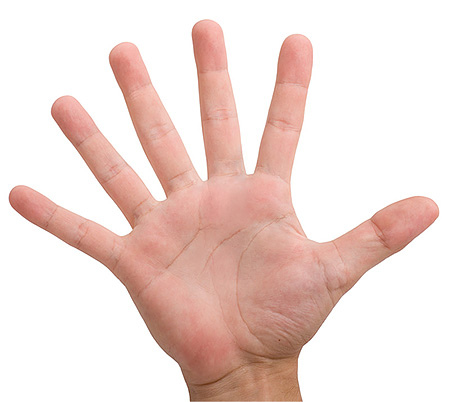
%> input picture 1.jpg, 450 x 402 px
$ octave --eval "result = skinDetect2func(imread('1.jpg'));"   (GNU Octave 9; MATLAB toolbox functions it lacks are replaced by stand-ins)
%> lines starting %> are read from the running program, lines starting %| are printed output that depends on the picture; in (x1, y1, x2, y2) boxes, pixels count from 0 and x2, y2 are one past the last pixel; in counts of white or black regions, pixels touching at a corner belong together; the program's own positions count from 1
%skin detect return pixels
function out=skinDetect2func(img)

imshow(img);
sz=size(img);
%> sz = [402 450 3]
r=1;g=2;b=3;y=1;u=2;v=3;
yuv=img;
%> yuv is the input picture: size 402x450x3 uint8; mean R, G, B 238.6, 218.1, 212.6
region=yuv;

for i=1:sz(1)
    for j=1:sz(2)
        yuv(i,j,y)=(img(i,j,r)+2*img(i,j,g)+img(i,j,b))/4;
        yuv(i,j,u)=img(i,j,r)-img(i,j,g);
        yuv(i,j,v)=img(i,j,b)-img(i,j,g);
    end
end
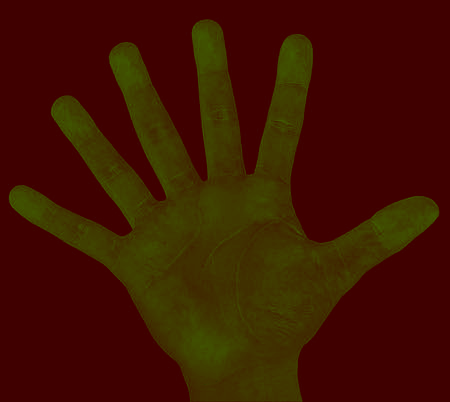
%> yuv: size 402x450x3 uint8; mean R, G, B 64, 20.6, 0

for i=1:sz(1)
    for j=1:sz(2)
        if yuv(i,j,u)>20 && yuv(i,j,u)<74
            region(i,j,r)=255;
            region(i,j,g)=255;
            region(i,j,b)=255;

        else
            region(i,j,r)=0;
            region(i,j,g)=0;
            region(i,j,b)=0;
        end
    end
end
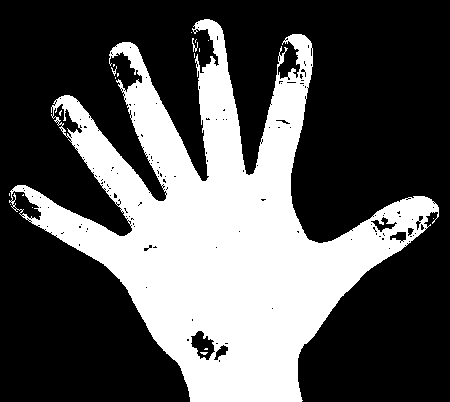
%> region: size 402x450x3 uint8; 34.3% white; 19 white regions (16 under 20 px), largest, box (x1, y1, x2, y2) and area: (9, 19, 439, 402) 61842, (192, 38, 198, 52) 33, (111, 66, 117, 76) 21

out=region;

%filtering
out=im2bw(out);
out=bwareaopen(out,100);
%> out: size 402x450 logical; 34.2% white; 1 white region, box (x1, y1, x2, y2) and area: (9, 19, 439, 402) 61842
out=imdilate(out,strel('diamond',4));
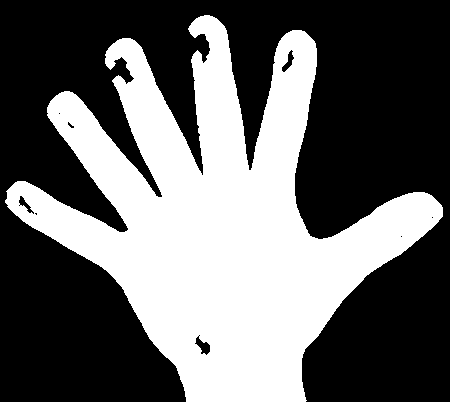
%> out: size 402x450 logical; 40.2% white; 1 white region, box (x1, y1, x2, y2) and area: (5, 15, 443, 402) 72757

%retain largest only
res=out;
cc=bwconncomp(res);
%> cc = 1 connected component
arr=(cellfun('length',cc.PixelIdxList));
%> arr = 72757

newLabel=res;
if ~isempty(round(arr))
    msz=0;
    for i=1:length(arr)
        if msz<arr(i:i)
            msz=arr(i:i);
            index=i;
        end
    end
%> this loop made 1 pass
%> (msz, index) on pass 1: (72757, 1)

    labels=labelmatrix(cc);
    newLabel=(labels==index);
    out=newLabel;
end
out=imfill(out,'holes');
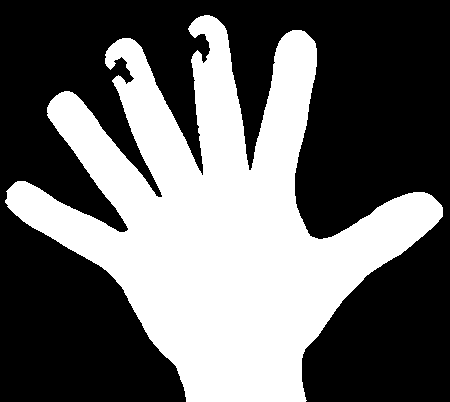
%> out: size 402x450 logical; 40.4% white; 1 white region, box (x1, y1, x2, y2) and area: (5, 15, 443, 402) 73106
end
